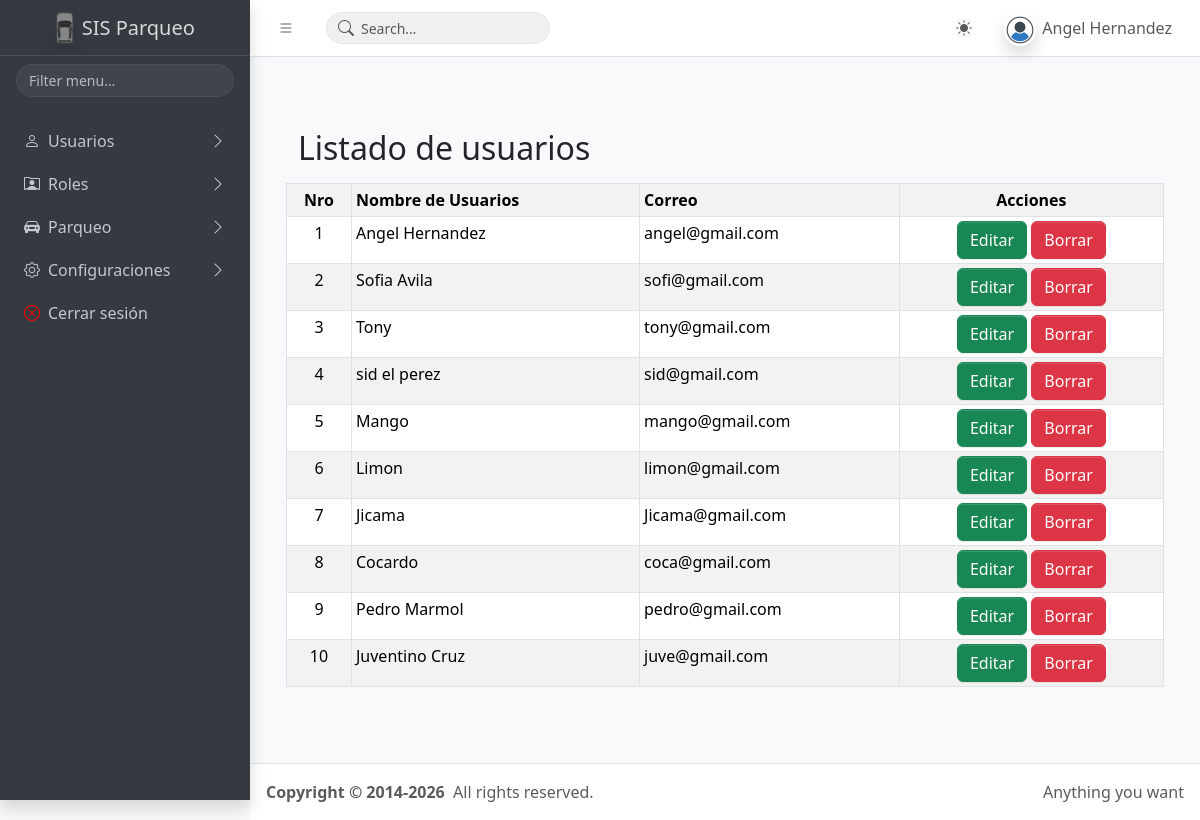
The app's page /usuarios/index.php (signed in) with its own data.
### tables this page shows
CREATE TABLE `tb_usuarios` (
  `id` int(11) NOT NULL,
  `nombres` varchar(255) DEFAULT NULL,
  `rol` varchar(255) DEFAULT NULL,
  `email` varchar(255) DEFAULT NULL,
  `email_verificado` varchar(255) DEFAULT NULL,
  `contrasena` varchar(255) DEFAULT NULL,
  `token` varchar(255) DEFAULT NULL,
  `fyh_creacion` datetime DEFAULT NULL,
  `fyh_actualizacion` datetime DEFAULT NULL,
  `fyh_eliminacion` datetime DEFAULT NULL,
  `estado` varchar(10) DEFAULT NULL
);

### app/config.php (called while the page is built, shortened)
<?php
$URL = "http://localhost/www.sisparqueo.com";
?>

### layout/admin/datos_usuario.php (called while the page is built, shortened)
<?php
if (isset($_SESSION['usuario_sesion'])) {
    $usuario_sesion = $_SESSION['usuario_sesion'];
    $query_usuario_session = $pdo->prepare("SELECT * FROM tb_usuarios WHERE email = '$usuario_sesion' AND estado = 1");
    $query_usuario_session->execute();
    $session_usuarios = $query_usuario_session->fetchAll(PDO::FETCH_ASSOC);
    foreach ($session_usuarios as $usuario_loggeado){
    }
    $nombre_usuario_sesion = $usuario_loggeado['nombres'];
} else {
    header("Location: " . $URL . "/");
};
?>

### usuarios/index.php (the view, shortened to what this page needs)
<?php
include ('../app/config.php');
include ('../layout/admin/datos_usuario.php');
?>
<!doctype html>
<html lang="es">
  <head>
	<?php include ("../layout/admin/head.php");?>
  </head>
  <body class="layout-fixed sidebar-expand-lg bg-body-tertiary">
    <div class="app-wrapper">
		<?php include ("../layout/admin/navbar.php");?>
      <main class="app-main">
        <br>
		<div class="container-fluid p-5">
            <div class="row">
                <h2 class="mb-3">Listado de usuarios</h2>
                <table class="table table-bordered table-sm table-striped">
                    <th><center>Nro</center></th>
                    <th>Nombre de Usuarios</th>
                    <th>Correo</th>
                    <th><center>Acciones</center></th>
                    <?php
                    $contador = 0;
                    $query_usuario = $pdo->prepare("SELECT * FROM tb_usuarios WHERE estado = 1");
                    $query_usuario->execute();
                    $usuarios = $query_usuario->fetchAll(PDO::FETCH_ASSOC);
                    foreach($usuarios as $usuario){
                        $contador = $contador + 1;
                    ?>
                    <tr>
                        <td><center><?php echo $contador; ?></center></td>
                        <td><?php echo $usuario['nombres']; ?></td>
                        <td><?php echo $usuario['email']; ?></td>
                        <td>
                            <center>
                            <a href="update.php?id=<?php echo $usuario['id']; ?>" class="btn btn-success">Editar</a>
                            <a href="delete.php?id=<?php echo $usuario['id']; ?>" class="btn btn-danger">Borrar</a>
                            </center>
                        </td>
                    </tr>
                    <?php
                    }
                    ?>
                </table>
            </div>
        </div>
      </main>
	  <?php include ("../layout/admin/footer.php");?>
    </div>
  </body>
</html>

### layout/admin/navbar.php (shortened to what this page needs)
<nav class="app-header navbar navbar-expand bg-body">
        <div class="container-fluid">
          <ul class="navbar-nav">
            <li class="nav-item">
              <a
                class="nav-link"
                data-lte-toggle="sidebar"
                href="#"
                role="button"
                aria-label="Toggle sidebar"
              >
                <i class="bi bi-list"></i>
              </a>
            </li>
          </ul>
          <form
            class="navbar-search d-none d-md-block ms-3"
            role="search"
            action="./pages/search-results.html"
          >
            <div class="navbar-search-field">
              <input
                type="search"
                id="navbar-search-input"
                name="q"
                class="form-control"
                placeholder="Search…"
                autocomplete="off"
              />
              <button class="navbar-search-submit" type="submit" aria-label="Submit search">
                <i class="bi bi-search" aria-hidden="true"></i>
              </button>
            </div>
          </form>
          <ul class="navbar-nav ms-auto">
            <li class="nav-item dropdown">
              <a
                class="nav-link"
                href="#"
                id="bd-theme"
                aria-label="Toggle color scheme"
                data-bs-toggle="dropdown"
                aria-expanded="false"
              >
                <i class="bi bi-sun-fill" data-lte-theme-icon="light"></i>
              </a>
            </li>
            <li class="nav-item dropdown user-menu">
              <a href="#" class="nav-link dropdown-toggle" data-bs-toggle="dropdown">
                <img
                  src="<?php echo $URL;?>/public/imagenes/usuario.png"
                  class="user-image rounded-circle shadow"
                  alt="<?php echo $nombre_usuario_sesion; ?>"
                />
                <span class="d-none d-md-inline"><?php echo $nombre_usuario_sesion; ?></span>
              </a>
            </li>
          </ul>
        </div>
      </nav>
      <aside class="app-sidebar bg-body-secondary shadow" data-bs-theme="dark">
        <div class="sidebar-brand">
          <a href="<?php echo $URL; ?>/principal.php" class="brand-link">
            <img src="<?php echo $URL;?>/public/imagenes/logo.png" alt="SIS Parqueo" class="brand-image opacity-75 shadow"/>
            <span class="brand-text fw-light">SIS Parqueo</span>
          </a>
        </div>
        <div class="sidebar-search" role="search">
          <input
            type="search"
            id="sidebar-search-input"
            class="form-control form-control-sm"
            placeholder="Filter menu…"
            autocomplete="off"
            data-lte-toggle="sidebar-search"
            data-lte-target="#navigation"
          />
        </div>
        <div class="sidebar-wrapper">
          <nav class="mt-2" aria-label="Main navigation">
            <ul class="nav sidebar-menu flex-column" data-lte-toggle="treeview" data-accordion="false" id="navigation">
            <li class="nav-item">
                <a href="#" class="nav-link">
                    <i class="bi bi-person"></i>
                  <p>
                    Usuarios
                  </p>
                </a>
              </li>
            <li class="nav-item">
                <a href="#" class="nav-link">
                    <i class="bi bi-person-rolodex"></i>
                  <p>
                    Roles
                  </p>
                </a>
              </li>
              <li class="nav-item">
                <a href="#" class="nav-link">
                <i class="bi bi-car-front-fill"></i>
                  <p>
                    Parqueo
                  </p>
                </a>
              </li>
              <li class="nav-item">
                <a href="#" class="nav-link">
                <i class="bi bi-gear"></i>
                  <p>
                    Configuraciones
                  </p>
                </a>
              </li>
              <li class="nav-item">
                <a href="<?php echo $URL;?>/login/cerrar_sesion.php" class="nav-link">
                    <i class="bi bi-x-circle" style="color: red;"></i>
                    <p>Cerrar sesión</p>
                    </a>
              </li>
            </ul>
          </nav>
        </div>
      </aside>

### records on screen
tb_usuarios: nombres "Angel Hernandez", email "angel@gmail.com"
tb_usuarios: nombres "Sofia Avila", email "sofi@gmail.com"
tb_usuarios: nombres "Tony", email "tony@gmail.com"
tb_usuarios: nombres "sid el perez", email "sid@gmail.com"
tb_usuarios: nombres "Mango", email "mango@gmail.com"
tb_usuarios: nombres "Limon", email "limon@gmail.com"
tb_usuarios: nombres "Jicama", email "Jicama@gmail.com"
tb_usuarios: nombres "Cocardo", email "coca@gmail.com"
tb_usuarios: nombres "Pedro Marmol", email "pedro@gmail.com"
tb_usuarios: nombres "Juventino Cruz", email "juve@gmail.com"
